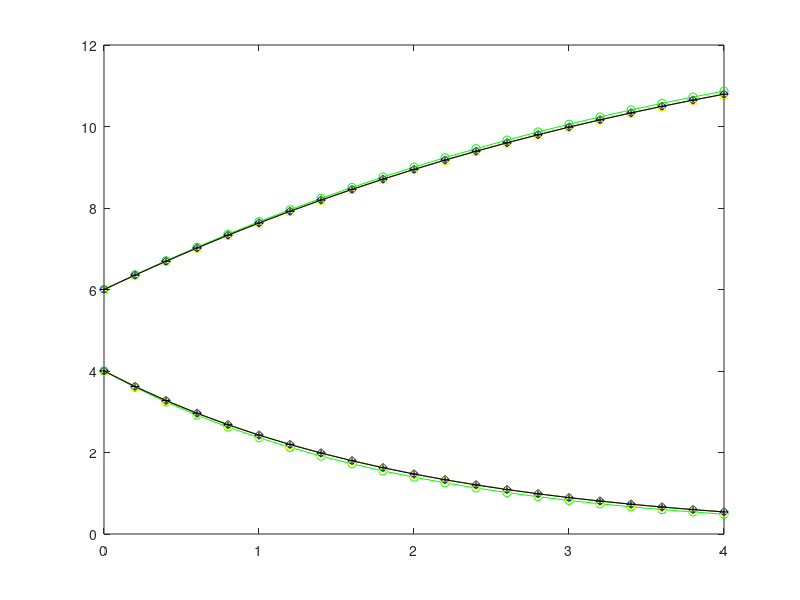

This figure's MATLAB source: (Note: this script raises an error after producing the figure.)
% simple ode example
function [] = simple_ode_system_example
f=@test_func;
x = [0:0.2:4]; y0=[4; 6];
[y] = forward_euler(f,x,y0);
plot(x,y(1,:),'-go',x,y(2,:),'-go');
hold on;
[y] = heuns(f,x,y0);
plot(x,y(1,:),'-bd',x,y(2,:),'-bd');
hold on;
[y] = mid_point(f,x,y0);
plot(x,y(1,:),'-y^',x,y(2,:),'-y^');
hold on;
[y] = runge_kutta(f,x,y0);
plot(x,y(1,:),'-k+',x,y(2,:),'-k+');
hold on;
clear;
syms x y1 y2;
s=dsolve('Dy1 = -0.5*y1, Dy2 = 4-0.3*y2-0.1*y1','y1(0) = 4, y2(0) = 6','x');
x=[0:0.2:4];
y1=subs(s.y1);
y2=subs(s.y2);
% 
plot(x,y1,'-rs',x,y2,'-rs');
legend('euler','heuns','mid-point','runge_kutta','analytical');
hold off;
return

function [dydx] = test_func(x,y)
dydx=zeros(2,1);
dydx(1)=-0.5*y(1);
dydx(2)=4-0.3*y(2)-0.1*y(1);
return

function [y] = forward_euler(f,x,y0)
n=length(x); m=length(y0);
y=zeros(m,n);
y(:,1)=y0;
for i=1:n-1
    dx=x(i+1)-x(i);
    y(:,i+1)=y(:,i)+feval(f,x(i),y(:,i))*dx;
end
return

function [y] = heuns(f,x,y0)
n=length(x); m=length(y0);
y=zeros(m,n);
y(:,1)=y0;
for i=1:n-1
    dx=x(i+1)-x(i);
    ytemp=y(:,i)+feval(f,x(i),y(:,i))*dx;
    y(:,i+1)=y(:,i)+(feval(f,x(i),y(:,i))+feval(f,x(i+1),ytemp))*dx/2;
end
return

function [y] = mid_point(f,x,y0)
n=length(x); m=length(y0);
y=zeros(m,n);
y(:,1)=y0;
for i=1:n-1
    dx=x(i+1)-x(i);
    xtemp=(x(i+1)+x(i))/2;
    ytemp=y(:,i)+feval(f,x(i),y(:,i))*dx/2;
    y(:,i+1)=y(:,i)+feval(f,xtemp,ytemp)*dx;
end
return

function [y] = runge_kutta(f,x,y0)
n=length(x); m=length(y0);
y=zeros(m,n);
y(:,1)=y0;
for i=1:n-1
    dx=x(i+1)-x(i);
    k1=feval(f,x(i),y(:,i));
    k2=feval(f,x(i)+dx/2,y(:,i)+k1*dx/2);
    k3=feval(f,x(i)+dx/2,y(:,i)+k2*dx/2);
    k4=feval(f,x(i)+dx,y(:,i)+k3*dx);
    y(:,i+1)=y(:,i)+(k1+2*k2+2*k3+k4)*dx/6;
end
return
